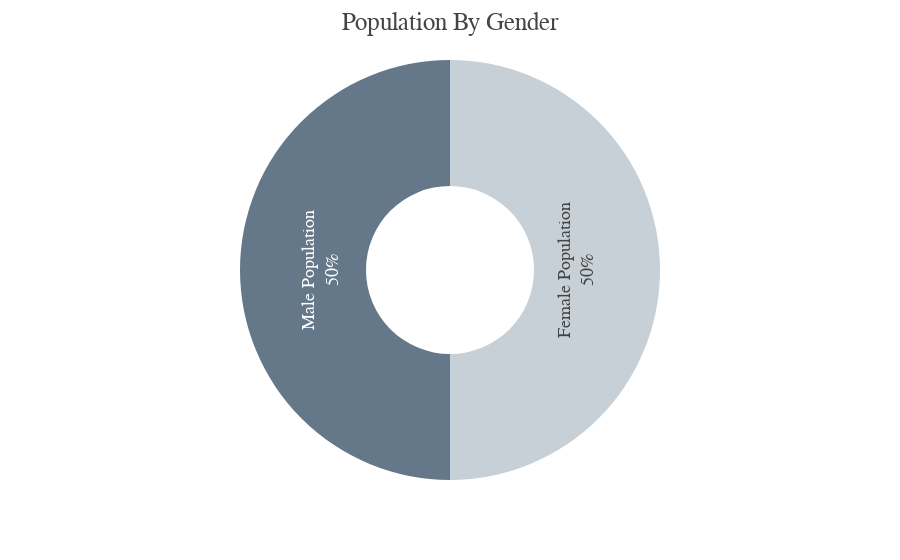

Notebook source saved alongside this figure:
### Code cell
labels = ['Female Population', 'Male Population']
values = [50, 50]

GenderGroup = px.pie(values=values, names=labels,hole=.4, color_discrete_sequence=['#C7D0D7','#657889'])

GenderGroup.update_layout(showlegend=False,title='Population By Gender',
                          template="presentation",
                          title_font_family="Times New Roman",
                          font_family="Times New Roman")

GenderGroup.update_traces(textposition='inside', textinfo='percent+label')
GenderGroup.show()

### Figure 1 — Plotly figure (JSON) as saved in the notebook; plotly's stock layout.template omitted (floating-point values rounded to 4 significant figures)
{"data": [{"domain": {"x": [0, 1], "y": [0, 1]}, "hole": 0.4, "hovertemplate": "label=%{label}<br>value=%{value}<extra></extra>", "labels": ["Female Population", "Male Population"], "legendgroup": "", "name": "", "showlegend": true, "textinfo": "percent+label", "textposition": "inside", "type": "pie", "values": [50, 50]}], "layout": {"autosize": true, "font": {"family": "Times New Roman"}, "legend": {"tracegroupgap": 0}, "margin": {"t": 60}, "piecolorway": ["#C7D0D7", "#657889"], "showlegend": false, "title": {"font": {"family": "Times New Roman"}, "text": "Population By Gender"}}}
